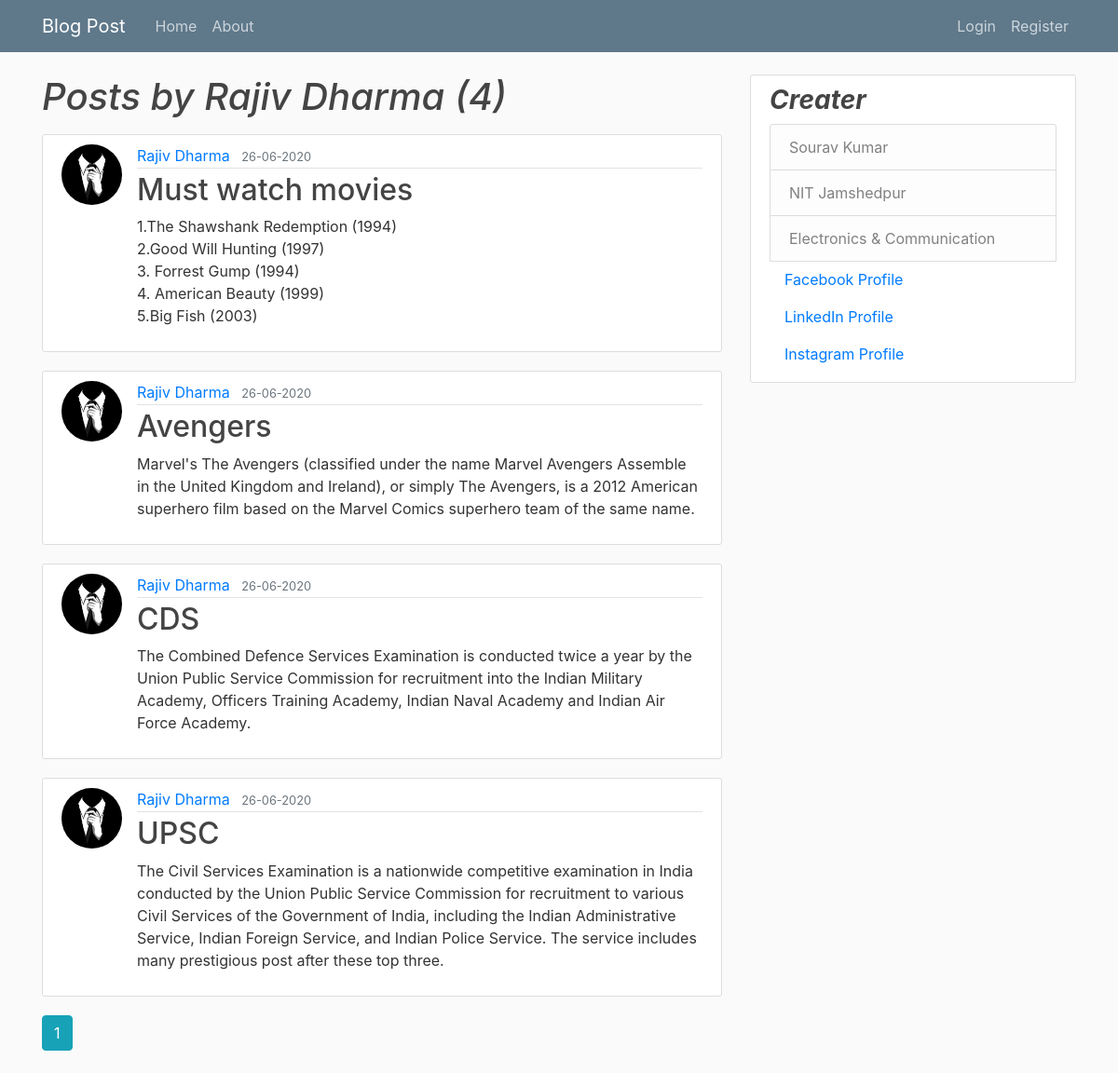
Page /user/Rajiv Dharma on the committed database.
### web/models.py (models this page shows, shortened)
class User(db.Model,UserMixin):
	id = db.Column(db.Integer, primary_key =True)
	username = db.Column(db.String(20),unique=True, nullable=False)
	email = db.Column(db.String(120), unique=True, nullable=False)
	img_file = db.Column(db.String(60),nullable=False, default='default.jpg')
	password = db.Column(db.String(60), nullable=False)
	posts = db.relationship('Post',backref='author', lazy=True)

class Post(db.Model):
	id = db.Column(db.Integer,primary_key=True)
	title = db.Column(db.String(100), nullable=False)
	date_posted = db.Column(db.DateTime, nullable=False, default=datetime.utcnow)
	content = db.Column(db.Text, nullable=False)
	user_id = db.Column(db.Integer, db.ForeignKey('user.id'), nullable=False)

### web/users/routes.py (the view)
@users.route('/user/<string:username>')
def user_posts(username):
	page = request.args.get('page',1,type=int)
	user = User.query.filter_by(username=username).first_or_404()
	posts = Post.query.filter_by(author=user)\
	.order_by(Post.date_posted.desc())\
	.paginate(page=page, per_page=4)
	return render_template('user_posts.html',posts=posts,user=user)

### web/templates/user_posts.html
{% extends "layout.html" %}
{% block content %}
	<h1 class="mb-3"><i>Posts by {{ user.username }} ({{ posts.total }})</i></h1>
   {% for post in posts.items %}
	<article class="media content-section">
	  <img class="rounded-circle article-img" src="{{ url_for('static',filename = 'profile_pics/' + post.author.img_file) }}">
	  <div class="media-body">
	    <div class="article-metadata">
	      <a class="mr-2" href="{{ url_for('users.user_posts', username=post.author.username) }}">{{ post.author.username }}</a>
	      <small class="text-muted">{{ post.date_posted.strftime("%d-%m-%Y") }}</small>
	    </div>
	    <h2><a class="article-title" href="{{ url_for('posts.post', post_id=post.id) }}">{{ post.title }}</a></h2>
	    <p class="article-content">{{ post.content }}</p>
	  </div>
    </article>
	{% endfor %}
	{% for page_num in posts.iter_pages(left_edge=1, right_edge=1, left_current=1, right_current=2) %}
		{%if page_num %}
			{%if posts.page == page_num %}
				<a class="btn btn-info mb-4" href="{{ url_for('users.user_posts', username=user.username, page=page_num) }}">{{ page_num }}</a>
			{% else %}
				<a class="btn btn-outline-info mb-4" href="{{ url_for('users.user_posts', username=user.username,
				 page=page_num) }}">{{ page_num }}</a>
			{% endif %}
		{% else %}
			...
		{% endif %}
	{% endfor %}
{% endblock content %}

### web/static/main.css (style rules this page uses)
body { background: #fafafa; color: #333333; margin-top: 5rem; }
h1, h2, h3, h4, h5, h6 { color: #444444; }
.content-section { background: #ffffff; padding: 10px 20px; border: 1px solid #dddddd; border-radius: 3px; margin-bottom: 20px; }
.article-title { color: #444444; }
.article-content { white-space: pre-line; }
.article-img { height: 65px; width: 65px; margin-right: 16px; }
.article-metadata { padding-bottom: 1px; margin-bottom: 4px; border-bottom: 1px solid #e3e3e3 }

### rows in the picture
User: username "Rajiv Dharma"
Post: img_file (placeholder picture), author.username "Rajiv Dharma", date_posted "26-06-2020", title "Must watch movies", content "1.The Shawshank Redemption (1994) 2.Good Will Hunting (1997) 3. Forrest Gump (1994) 4. American Beauty (1999) 5.Big Fish (2003)"
Post: img_file (placeholder picture), author.username "Rajiv Dharma", date_posted "26-06-2020", title "Avengers", content "Marvel's The Avengers (classified under the name Marvel Avengers Assemble in the United Kingdom and Ireland), or simply The Avengers, is a 2012 American superhero film based on the Marvel Comics superhero team of the same name."
Post: img_file (placeholder picture), author.username "Rajiv Dharma", date_posted "26-06-2020", title "CDS", content "The Combined Defence Services Examination is conducted twice a year by the Union Public Service Commission for recruitment into the Indian Military Academy, Officers Training Academy, Indian Naval Academy and Indian Air Force Academy."
Post: img_file (placeholder picture), author.username "Rajiv Dharma", date_posted "26-06-2020", title "UPSC", content "The Civil Services Examination is a nationwide competitive examination in India conducted by the Union Public Service Commission for recruitment to various Civil Services of the Government of India, including the Indian Administrative Service, Indian Foreign Service, and Indian Police Service. The service includes many prestigious post after these top three."

### other values in the picture
{{ posts.total }} "4"
{{ page_num }} "1"
